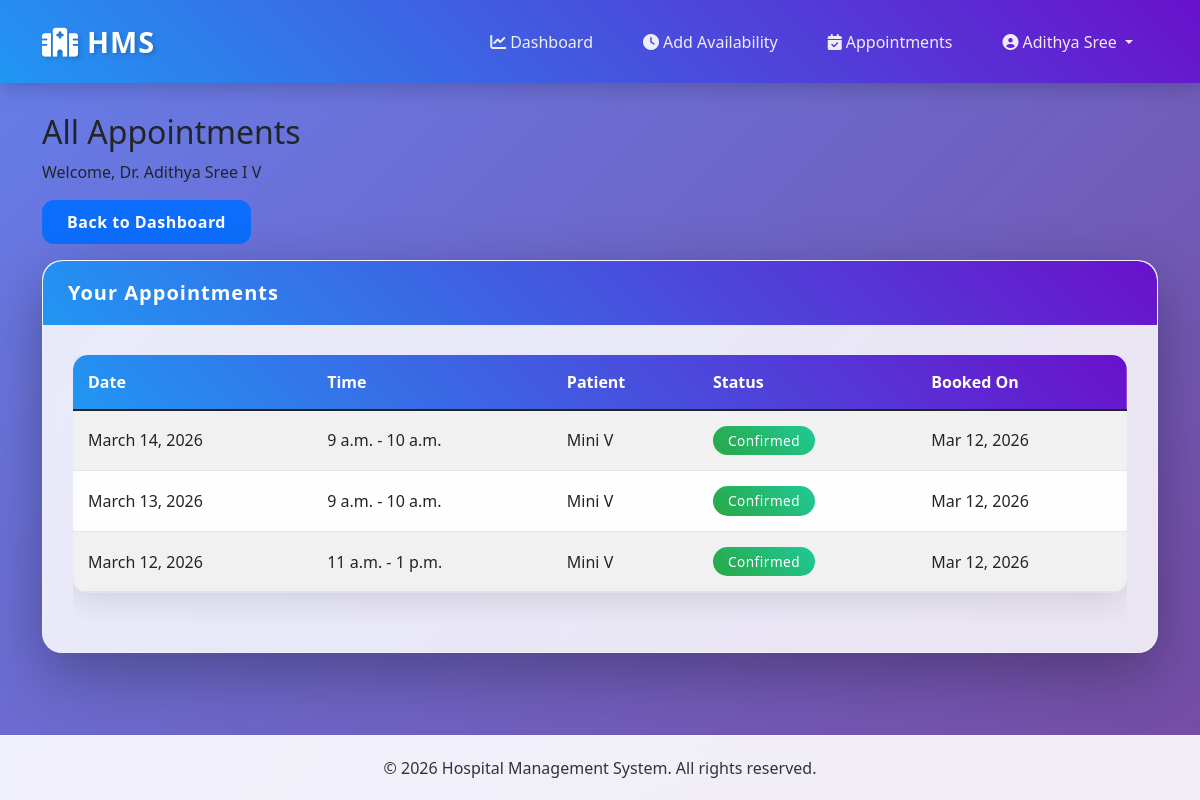
Screenshot of /doctors/appointments/ (signed in) with the database file from the repository.
### doctors/models.py (models this page shows, shortened)
class Doctor(models.Model):
    SPECIALIZATIONS = [
        ('CARDIOLOGY', 'Cardiology'),
        ('DERMATOLOGY', 'Dermatology'),
        ('NEUROLOGY', 'Neurology'),
        ('PEDIATRICS', 'Pediatrics'),
        ('ORTHOPEDICS', 'Orthopedics'),
        ('GYNECOLOGY', 'Gynecology'),
        ('OPHTHALMOLOGY', 'Ophthalmology'),
        ('ENT', 'ENT Specialist'),
        ('PSYCHIATRY', 'Psychiatry'),
        ('RADIOLOGY', 'Radiology'),
        ('ANESTHESIOLOGY', 'Anesthesiology'),
        ('EMERGENCY', 'Emergency Medicine'),
        ('FAMILY', 'Family Medicine'),
        ('INTERNAL', 'Internal Medicine'),
        ('ONCOLOGY', 'Oncology'),
        ('UROLOGY', 'Urology'),
    ]
    user = models.OneToOneField(User, on_delete=models.CASCADE)
    specialization = models.CharField(max_length=50, choices=SPECIALIZATIONS, default='FAMILY')
    license_number = models.CharField(max_length=50)
    phone = models.CharField(max_length=15)
    created_at = models.DateTimeField(auto_now_add=True)

class Availability(models.Model):
    doctor = models.ForeignKey(Doctor, on_delete=models.CASCADE, related_name='availabilities')
    date = models.DateField()
    start_time = models.TimeField()
    end_time = models.TimeField()
    is_booked = models.BooleanField(default=False)
    created_at = models.DateTimeField(auto_now_add=True)
    class Meta:
        verbose_name_plural = "Availabilities"

### bookings/models.py (models this page shows, shortened)
class Booking(models.Model):
    patient = models.ForeignKey(Patient, on_delete=models.CASCADE, related_name='bookings')
    doctor = models.ForeignKey(Doctor, on_delete=models.CASCADE, related_name='bookings')
    availability = models.OneToOneField(Availability, on_delete=models.CASCADE, related_name='booking')
    booked_at = models.DateTimeField(auto_now_add=True)
    status = models.CharField(max_length=20, choices=[
        ('confirmed', 'Confirmed'),
        ('cancelled', 'Cancelled'),
        ('completed', 'Completed')
    ], default='confirmed')
    google_event_id = models.CharField(max_length=200, blank=True, null=True)

### patients/models.py (models this page shows, shortened)
class Patient(models.Model):
    user = models.OneToOneField(User, on_delete=models.CASCADE)
    phone = models.CharField(max_length=15)
    date_of_birth = models.DateField(null=True, blank=True)
    address = models.TextField(blank=True)
    created_at = models.DateTimeField(auto_now_add=True)

### doctors/views.py (the view)
# urls.py: path('appointments/', views.doctor_appointments, name='doctor_appointments'),
@login_required
def doctor_appointments(request):
    try:
        doctor = request.user.doctor
    except:
        messages.error(request, 'Access denied.')
        return redirect('home')
    appointments = Booking.objects.filter(
        doctor=doctor
    ).select_related('patient', 'availability').order_by('-availability__date', '-availability__start_time')
    return render(request, 'doctor_appointments.html', {'appointments': appointments})

### templates/doctor_appointments.html
{% extends 'base.html' %}
{% block content %}
<div class="row">
    <div class="col-md-12">
        <h2>All Appointments</h2>
        <p>Welcome, Dr. {{ user.doctor.user.get_full_name }}</p>
        <a href="{% url 'doctor_dashboard' %}" class="btn btn-primary mb-3">Back to Dashboard</a>
    </div>
</div>
<div class="row">
    <div class="col-md-12">
        <div class="card">
            <div class="card-header bg-primary text-white">
                <h5>Your Appointments</h5>
            </div>
            <div class="card-body">
                {% if appointments %}
                    <div class="table-responsive">
                        <table class="table table-striped">
                            <thead>
                                <tr>
                                    <th>Date</th>
                                    <th>Time</th>
                                    <th>Patient</th>
                                    <th>Status</th>
                                    <th>Booked On</th>
                                </tr>
                            </thead>
                            <tbody>
                                {% for booking in appointments %}
                                    <tr>
                                        <td>{{ booking.availability.date }}</td>
                                        <td>{{ booking.availability.start_time }} - {{ booking.availability.end_time }}</td>
                                        <td>{{ booking.patient.user.get_full_name }}</td>
                                        <td>
                                            {% if booking.status == 'confirmed' %}
                                                <span class="badge bg-success">Confirmed</span>
                                            {% elif booking.status == 'cancelled' %}
                                                <span class="badge bg-danger">Cancelled</span>
                                            {% else %}
                                                <span class="badge bg-info">{{ booking.status }}</span>
                                            {% endif %}
                                        </td>
                                        <td>{{ booking.booked_at|date:"M d, Y" }}</td>
                                    </tr>
                                {% endfor %}
                            </tbody>
                        </table>
                    </div>
                {% else %}
                    <p class="text-muted">No appointments found.</p>
                {% endif %}
            </div>
        </div>
    </div>
</div>
{% endblock %}

### templates/base.html (shortened to what this page needs)
<!DOCTYPE html>
<html lang="en">
<head>
    <link href="https://cdn.jsdelivr.net/npm/bootstrap@5.1.3/dist/css/bootstrap.min.css" rel="stylesheet">
    <link rel="stylesheet" href="https://cdnjs.cloudflare.com/ajax/libs/font-awesome/6.0.0/css/all.min.css">
    {% load static %}
    <link rel="stylesheet" href="{% static 'css/custom.css' %}">
</head>
<body>
    <nav class="navbar navbar-expand-lg navbar-dark">
        <div class="container">
            <a class="navbar-brand" href="{% url 'home' %}">
                <i class="fas fa-hospital-alt me-2"></i>HMS
            </a>
            <div class="collapse navbar-collapse" id="navbarNav">
                <ul class="navbar-nav ms-auto">
                    {% if user.is_authenticated %}
                        {% if user.doctor %}
                            <li class="nav-item">
                                <a class="nav-link" href="{% url 'doctor_dashboard' %}">
                                    <i class="fas fa-chart-line me-1"></i>Dashboard
                                </a>
                            </li>
                            <li class="nav-item">
                                <a class="nav-link" href="{% url 'add_availability' %}">
                                    <i class="fas fa-clock me-1"></i>Add Availability
                                </a>
                            </li>
                            <li class="nav-item">
                                <a class="nav-link" href="{% url 'doctor_appointments' %}">
                                    <i class="fas fa-calendar-check me-1"></i>Appointments
                                </a>
                            </li>
                        {% endif %}
                        <li class="nav-item dropdown">
                            <a class="nav-link dropdown-toggle" href="#" id="userDropdown" role="button" data-bs-toggle="dropdown">
                                <i class="fas fa-user-circle me-1"></i>{{ user.first_name }}
                            </a>
                        </li>
                    {% endif %}
                </ul>
            </div>
        </div>
    </nav>
    <div class="container main-content">
        {% block content %}
        {% endblock %}
    </div>
    <footer class="footer">
        <div class="container text-center">
            <p class="mb-0">&copy; 2026 Hospital Management System. All rights reserved.</p>
        </div>
    </footer>
</body>
</html>

### static/css/custom.css (style rules this page uses)
* { margin: 0; padding: 0; box-sizing: border-box; }
html, body { height: 100%; margin: 0; }
body { background: linear-gradient(135deg, #667eea 0%, #764ba2 100%); min-height: 100vh; font-family: 'Segoe UI', Tahoma, Geneva, Verdana, sans-serif; position: relative; display: flex; flex-direction: column; }
body::before { content: ''; position: fixed; top: 0; left: 0; right: 0; bottom: 0; background: url('https://images.unsplash.com/photo-1519494026892-80bbd2d6fd0d?ixlib=rb-1.2.1&auto=format&fit=crop&w=1950&q=80') no-repeat center center fixed; background-size: cover; opacity: 0.2; z-index: -1; }
.main-content { flex: 1 0 auto; padding-bottom: 30px; }
.card { border: none; border-radius: 20px; box-shadow: 0 20px 60px rgba(0,0,0,0.3); backdrop-filter: blur(10px); background-color: rgba(255, 255, 255, 0.85); transition: transform 0.3s, box-shadow 0.3s; margin-bottom: 30px; overflow: hidden; border: 1px solid rgba(255, 255, 255, 0.3); }
.card-header { border-radius: 20px 20px 0 0 !important; padding: 20px 25px; background: linear-gradient(45deg, #2196F3, #6a11cb); border: none; color: white; }
.card-header.bg-primary { background: linear-gradient(45deg, #2196F3, #6a11cb) !important; }
.card-header h2, .card-header h3, .card-header h4, .card-header h5 { margin: 0; font-weight: 600; letter-spacing: 1px; }
.card-body { padding: 30px; background: transparent; }
.table { background: rgba(255, 255, 255, 0.7); border-radius: 15px; overflow: hidden; box-shadow: 0 10px 30px rgba(0,0,0,0.1); margin-bottom: 30px; backdrop-filter: blur(5px); }
.table thead { background: linear-gradient(45deg, #2196F3, #6a11cb); color: white; }
.table thead th { padding: 15px; font-weight: 600; border: none; }
.table tbody td { padding: 15px; vertical-align: middle; border-bottom: 1px solid rgba(0,0,0,0.1); background: transparent; }
.navbar { background: linear-gradient(45deg, #2196F3, #6a11cb) !important; box-shadow: 0 4px 20px rgba(0,0,0,0.2); padding: 15px 0; margin-bottom: 30px; }
.navbar-brand { font-weight: 700; font-size: 1.8rem; letter-spacing: 1px; color: white !important; text-shadow: 2px 2px 4px rgba(0,0,0,0.2); }
.navbar-nav .nav-link { color: rgba(255,255,255,0.9) !important; font-weight: 500; padding: 10px 20px !important; margin: 0 5px; border-radius: 10px; transition: all 0.3s; }
.navbar-nav .nav-link i { margin-right: 8px; }
.footer { background: rgba(255, 255, 255, 0.9); backdrop-filter: blur(10px); padding: 20px 0; margin-top: auto; border-top: 1px solid rgba(255,255,255,0.3); flex-shrink: 0; width: 100%; }
.footer p { margin: 0; color: #333; font-weight: 500; }
.badge { padding: 8px 15px; font-weight: 500; border-radius: 30px; font-size: 0.85rem; letter-spacing: 0.5px; }
.badge.bg-success { background: linear-gradient(45deg, #28a745, #20c997) !important; }
.btn { border-radius: 12px; padding: 10px 25px; font-weight: 600; letter-spacing: 0.5px; transition: all 0.3s; border: none; }

### rows the page displays
Booking: availability "March 14, 2026", availability.start_time "9 a.m.", availability.end_time "10 a.m.", patient.user.get_full_name "Mini V", status "Confirmed", booked_at "Mar 12, 2026"
Booking: availability "March 13, 2026", availability.start_time "9 a.m.", availability.end_time "10 a.m.", patient.user.get_full_name "Mini V", status "Confirmed", booked_at "Mar 12, 2026"
Booking: availability "March 12, 2026", availability.start_time "11 a.m.", availability.end_time "1 p.m.", patient.user.get_full_name "Mini V", status "Confirmed", booked_at "Mar 12, 2026"

### other values shown
{{ user.first_name }} "Adithya Sree"
{{ user.doctor.user.get_full_name }} "Adithya Sree I V"
